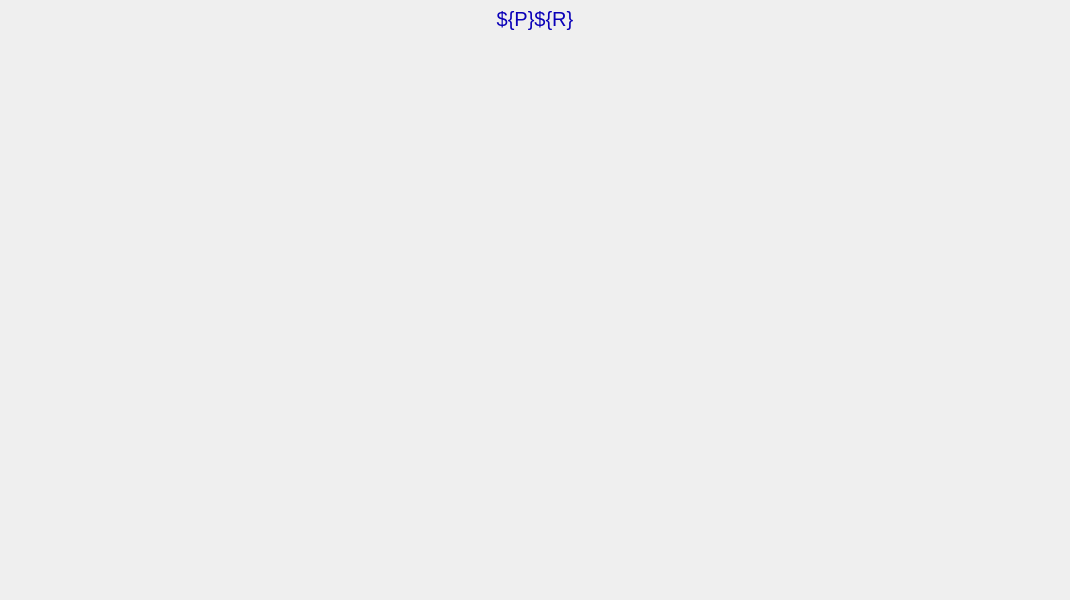
<?xml version="1.0" ?>
<ui version="4.0">
  <class>Dialog</class>
  <widget class="PyDMFrame" name="screen">
    <property name="geometry">
      <rect>
        <x>345</x>
        <y>196</y>
        <width>1070</width>
        <height>600</height>
      </rect>
    </property>
    <property name="minimumSize">
      <size>
        <width>1070</width>
        <height>600</height>
      </size>
    </property>
    <property name="styleSheet">
      <string notr="true">PyDMFrame#screen {
  color: rgb(0, 0, 0);
  background-color: rgb(187, 187, 187);
  }</string>
    </property>
    <property name="windowTitle">
      <string>NDFileTIFF</string>
    </property>
    <layout class="QGridLayout" name="gridLayout" columnstretch="5,380,5,675,5" rowstretch="5,1,25,9,405,150,5">
      <property name="leftMargin">
        <number>0</number>
      </property>
      <property name="topMargin">
        <number>0</number>
      </property>
      <property name="rightMargin">
        <number>0</number>
      </property>
      <property name="bottomMargin">
        <number>0</number>
      </property>
      <property name="horizontalSpacing">
        <number>0</number>
      </property>
      <property name="verticalSpacing">
        <number>0</number>
      </property>
      <item row="1" column="0" rowspan="2" colspan="5">
        <widget class="PyDMDrawingRectangle" name="rectangle">
          <property name="geometry">
            <rect>
              <x>0</x>
              <y>5</y>
              <width>1070</width>
              <height>26</height>
            </rect>
          </property>
          <property name="sizePolicy">
            <sizepolicy hsizetype="Ignored" vsizetype="Ignored">
              <horstretch>0</horstretch>
              <verstretch>0</verstretch>
            </sizepolicy>
          </property>
          <property name="brush" stdset="0">
            <brush brushstyle="SolidPattern">
              <color alpha="255">
                <red>218</red>
                <green>218</green>
                <blue>218</blue>
              </color>
            </brush>
          </property>
          <property name="penStyle" stdset="0">
            <enum>Qt::SolidLine</enum>
          </property>
          <property name="penColor" stdset="0">
            <color>
              <red>218</red>
              <green>218</green>
              <blue>218</blue>
            </color>
          </property>
          <property name="penWidth" stdset="0">
            <double>0</double>
          </property>
          <property name="penCapStyle" stdset="0">
            <enum>Qt::FlatCap</enum>
          </property>
          <property name="toolTip">
            <string>rectangle</string>
          </property>
        </widget>
      </item>
      <item row="2" column="0" colspan="5">
        <widget class="QLabel" name="text">
          <property name="geometry">
            <rect>
              <x>0</x>
              <y>6</y>
              <width>1070</width>
              <height>25</height>
            </rect>
          </property>
          <property name="sizePolicy">
            <sizepolicy hsizetype="Ignored" vsizetype="Ignored">
              <horstretch>0</horstretch>
              <verstretch>0</verstretch>
            </sizepolicy>
          </property>
          <property name="text">
            <string>${P}${R}</string>
          </property>
          <property name="font">
            <font>
              <pointsize>15</pointsize>
            </font>
          </property>
          <property name="brush" stdset="0">
            <brush brushstyle="SolidPattern">
              <color alpha="255">
                <red>10</red>
                <green>0</green>
                <blue>184</blue>
              </color>
            </brush>
          </property>
          <property name="toolTip">
            <string>text</string>
          </property>
          <property name="alignment">
            <set>Qt::AlignCenter</set>
          </property>
          <property name="styleSheet">
            <string notr="true">QLabel#text {
  color: rgb(10, 0, 184);
  }</string>
          </property>
        </widget>
      </item>
      <item row="4" column="1" rowspan="2">
        <widget class="PyDMEmbeddedDisplay" name="composite">
          <property name="geometry">
            <rect>
              <x>5</x>
              <y>40</y>
              <width>380</width>
              <height>555</height>
            </rect>
          </property>
          <property name="sizePolicy">
            <sizepolicy hsizetype="Ignored" vsizetype="Ignored">
              <horstretch>0</horstretch>
              <verstretch>0</verstretch>
            </sizepolicy>
          </property>
          <property name="toolTip">
            <string>composite</string>
          </property>
          <property name="filename" stdset="0">
            <string>NDPluginBase.ui</string>
          </property>
        </widget>
      </item>
      <item row="4" column="3">
        <widget class="PyDMEmbeddedDisplay" name="composite_1">
          <property name="geometry">
            <rect>
              <x>390</x>
              <y>40</y>
              <width>675</width>
              <height>405</height>
            </rect>
          </property>
          <property name="sizePolicy">
            <sizepolicy hsizetype="Ignored" vsizetype="Ignored">
              <horstretch>0</horstretch>
              <verstretch>0</verstretch>
            </sizepolicy>
          </property>
          <property name="toolTip">
            <string>composite_1</string>
          </property>
          <property name="filename" stdset="0">
            <string>NDFileBase.ui</string>
          </property>
        </widget>
      </item>
    </layout>
    <zorder>rectangle</zorder>
    <zorder>text</zorder>
    <zorder>composite</zorder>
    <zorder>composite_1</zorder>
  </widget>
  <customwidgets>
    <customwidget>
      <class>PyDMDrawingRectangle</class>
      <extends>QWidget</extends>
      <header>pydm.widgets.drawing</header>
    </customwidget>
    <customwidget>
      <class>PyDMLabel</class>
      <extends>QLabel</extends>
      <header>pydm.widgets.label</header>
    </customwidget>
    <customwidget>
      <class>PyDMEmbeddedDisplay</class>
      <extends>QFrame</extends>
      <header>pydm.widgets.embedded_display</header>
    </customwidget>
    <customwidget>
      <class>PyDMFrame</class>
      <extends>QFrame</extends>
      <header>pydm.widgets.frame</header>
    </customwidget>
  </customwidgets>
</ui>
